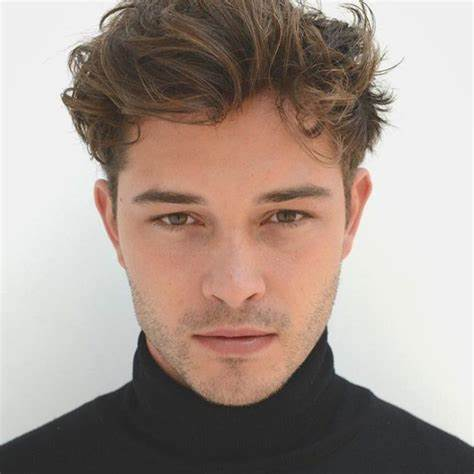
#> input picture OIP (1).jpg, 474 x 474 px
$ python -i main.py   (imports and definitions only)
#> lines starting #> are read from the running program, lines starting #| are printed output that depends on the picture
#> further down, picture is the input picture: shape (474, 474, 3); mean B, G, R 142.8, 151.4, 166.8
import cv2
import os
import numpy as np
import matplotlib.pyplot as plt


def detect_face(input_img):
    image = cv2.cvtColor(input_img, cv2.COLOR_BGR2GRAY)
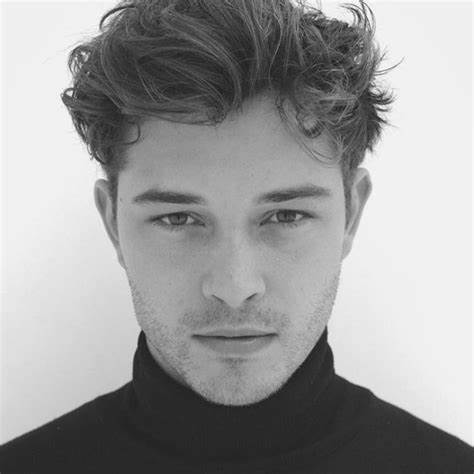
#> image: shape (474, 474); min 20, max 255, mean 155
    face_cascade = cv2.CascadeClassifier(haarcascade_frontalface)
    faces = face_cascade.detectMultiScale(image, scaleFactor=1.2, minNeighbors=5)
#> faces = [[93, 121, 273, 273]]
    if (len(faces) == 0):
        return -1, -1
    (x, y, w, h) = faces[0]
#> x = 93; y = 121; w = 273; h = 273
    return image[y:y + w, x:x + h], faces[0]


def prepare_training_data(training_data_path):
    detected_faces = []
    face_labels = []
    # access list of folders  of training images
    training_images_dir = os.listdir(training_data_path)

    for dir_name in training_images_dir:
        # labeling the names of each folder
        label = int(dir_name)

        # set the path of the each folder path
        training_images_path = training_data_path + "/" + dir_name

        training_images_name = os.listdir(training_images_path)
        for image_name in training_images_name:
            # get the path of each image
            image_path = training_images_path + "/" + image_name
            # read each train image
            image = cv2.imread(image_path)
            # detect the face of each image

            face, rect = detect_face(image)


            # resize the each detected face because eigenface algorithm only accept the same size of all images
            resized_face = cv2.resize(face, (120, 120), interpolation=cv2.INTER_AREA)
            # store or append the detected faces and labels into the two lists
            detected_faces.append(resized_face)
            face_labels.append(label)

    return detected_faces, face_labels


# the eigenface module

# we must train it however we have to turn the labels into an array using numpy

# drawing a rectangle around the  predicted face
def draww_rectangle(test_img, rect):
    # coordinates of rect
    x, y, w, h = rect
    # draw the rect
    cv2.rectangle(test_img, (x, y), (x + w, y + h), (0, 255, 0), 2)


# this fn will help us write labels of predicted face
def write_text(test_img, label_text, x, y):
    # write the label
    cv2.putText(test_img, label_text, (x, y), cv2.FONT_HERSHEY_PLAIN, 1.5, (0, 255, 0), 2)


def predict(test_image):
    detected_face, rect = detect_face(test_image)
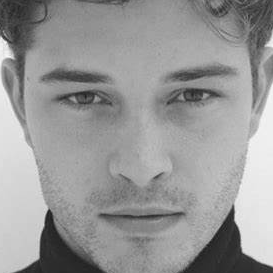
#> detected_face: shape (273, 273); min 28, max 248, mean 151.2
#> rect = [93, 121, 273, 273]
    resized_test_image = cv2.resize(detected_face, (120, 120), interpolation=cv2.INTER_AREA)
#> (the run stopped early here; a loop or call above may not have finished)

$ run again, on OIP (3).jpg
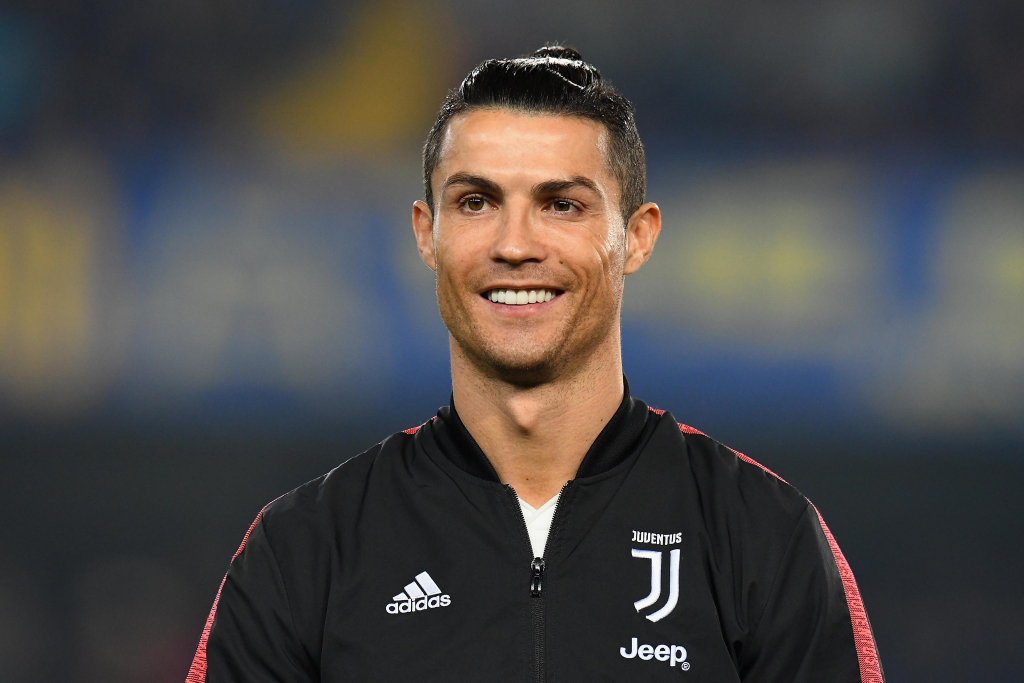
#> input picture OIP (3).jpg, 3072 x 2048 px (shown at 1/3 size)
#> picture is the input picture: shape (2048, 3072, 3); mean B, G, R 71.7, 72.5, 75.2
#> in detect_face, `image = cv2.cvtColor(input_img, cv2.COLOR_BGR2GRAY)`:
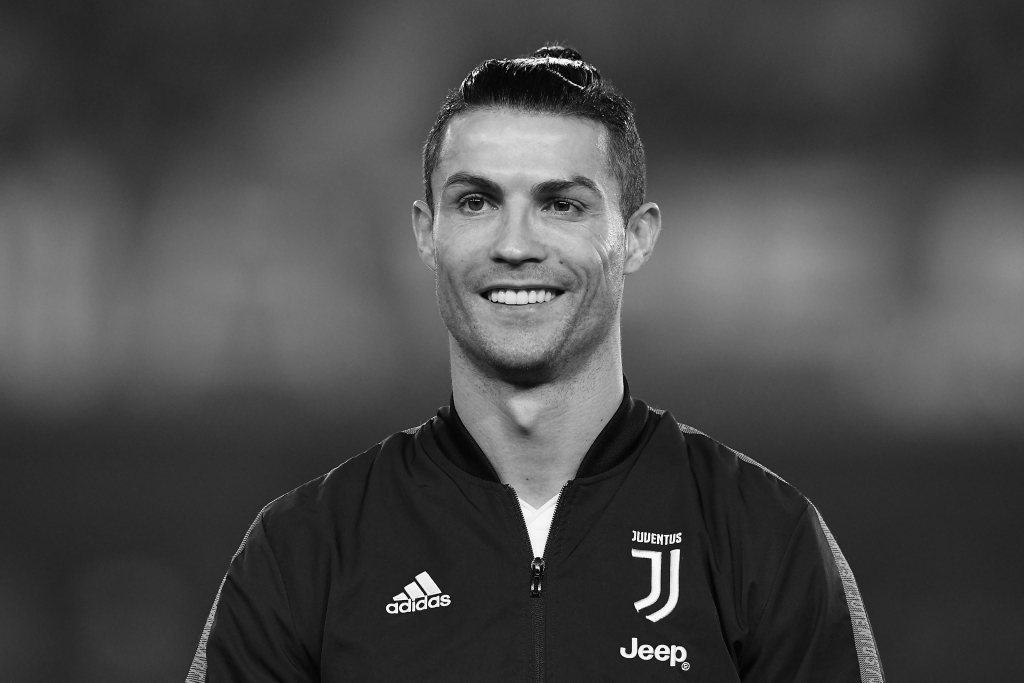
#> image: shape (2048, 3072) (shown at 1/3 size); min 0, max 255, mean 73.2
#> faces = [[2547, 1831, 62, 62], [1183, 307, 748, 748]]
#> x = 2547; y = 1831; w = 62
#> rect = [2547, 1831, 62, 62]
#> in predict, `resized_test_image = cv2.resize(detected_face, (120, 120), interpolati..`:
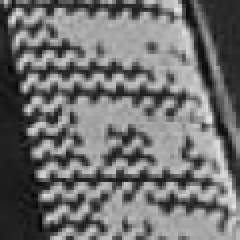
#> resized_test_image: shape (120, 120) (shown 2 times larger); min 2, max 231, mean 112.6

$ run again, on OIP (4).jpg
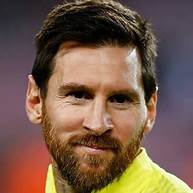
#> input picture OIP (4).jpg, 193 x 193 px
#> picture is the input picture: shape (193, 193, 3); mean B, G, R 74.3, 90.5, 117.6
#> in detect_face, `image = cv2.cvtColor(input_img, cv2.COLOR_BGR2GRAY)`:
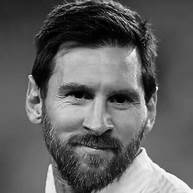
#> image: shape (193, 193); min 0, max 255, mean 96.8
#> faces = [[33, 47, 128, 128]]
#> x = 33; y = 47; w = 128
#> rect = [33, 47, 128, 128]
#> in predict, `resized_test_image = cv2.resize(detected_face, (120, 120), interpolati..`:
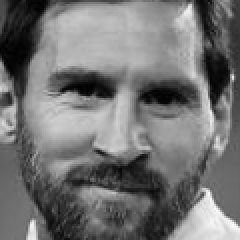
#> resized_test_image: shape (120, 120) (shown 2 times larger); min 1, max 250, mean 115.5
